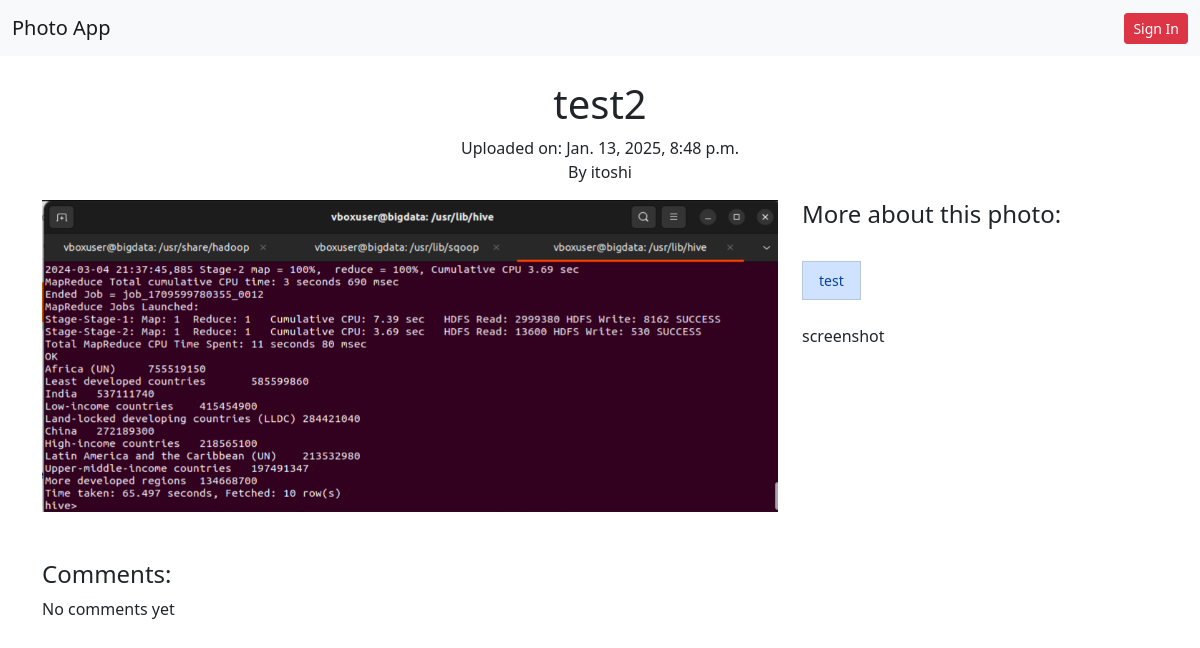
Before: /photo/8/ with the older database file.
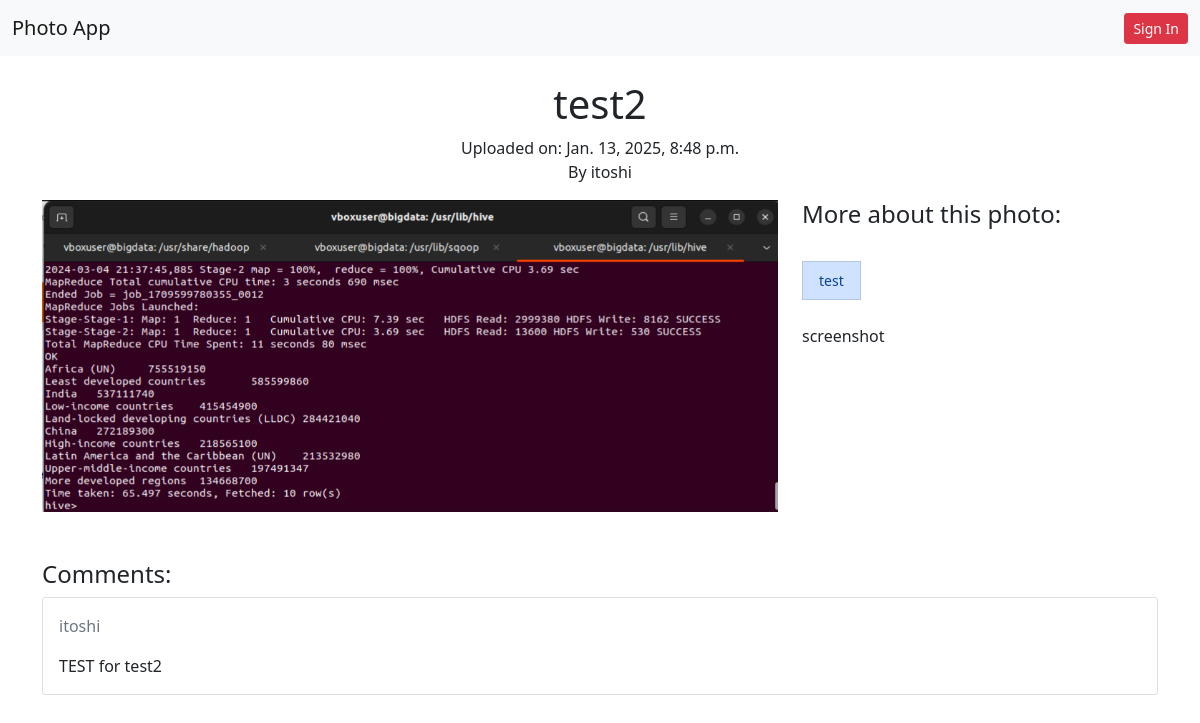
After: the same page with the newer database file.
### photoapp/models.py (models this page shows, shortened)
class Comment(models.Model):
    photo = models.ForeignKey(Photo, related_name='comments', on_delete=models.CASCADE)
    author = models.ForeignKey(get_user_model(), on_delete=models.CASCADE)
    text = models.TextField()
    created = models.DateTimeField(auto_now_add=True)

### photoapp/views.py (the view)
# urls.py: path('photo/<int:pk>/', views.PhotoDetailView.as_view(), name='detail'),
class PhotoDetailView(DetailView):
    model = Photo# Photo
    template_name = 'photoapp/detail.html'
    context_object_name = 'photo'

### photoapp/templates/photoapp/detail.html (shortened to what this page needs)
{% extends 'base.html' %}
{% load crispy_forms_tags %}
{% block body %}
<div class="mx-auto">
  <h1 class="text-center">{{ photo.title }}</h1>
  <p class="text-center fw-light">Uploaded on: {{ photo.created }} <br> By {{ photo.submitter.username }}</p>
</div>
<div class="row pb-5">
  <div class="col-md-8">
    <img src="{{ photo.image.url }}" alt="" width="100%" />
  </div>
  <div class="col-md-4">
    <h4>More about this photo:</h4>
    <ul class="list-group list-group-horizontal-lg list-unstyled py-4">
      {% for tag in photo.tags.all %}
        <li><a href="{% url 'photo:tag' tag.slug %}" class="btn btn-sm list-group-item list-group-item-primary">{{ tag.name }}</a></li>
      {% endfor %}
    </ul>
    <p>{{ photo.description }}</p>
  </div>
</div>
<div>
  <h4>
    Comments:
  </h4>
  {% if not photo.comments.all %}
    <p>No comments yet</p>
  {% else %}
    {% for comment in photo.comments.all %}
      <div class="card mb-2">
        <div class="card-body">
          <p class="card-text text-muted">{{ comment.author }}</p>
          <p class="card-text">{{ comment.text }}</p>
        </div>
      </div>
    {% endfor %}
  {% endif %}
</div>
{% endblock body %}

Changed rows visible on the page:
added Comment: author "itoshi", text "TEST for test2"
Other visible differences:
text no longer shown: "No comments yet"
